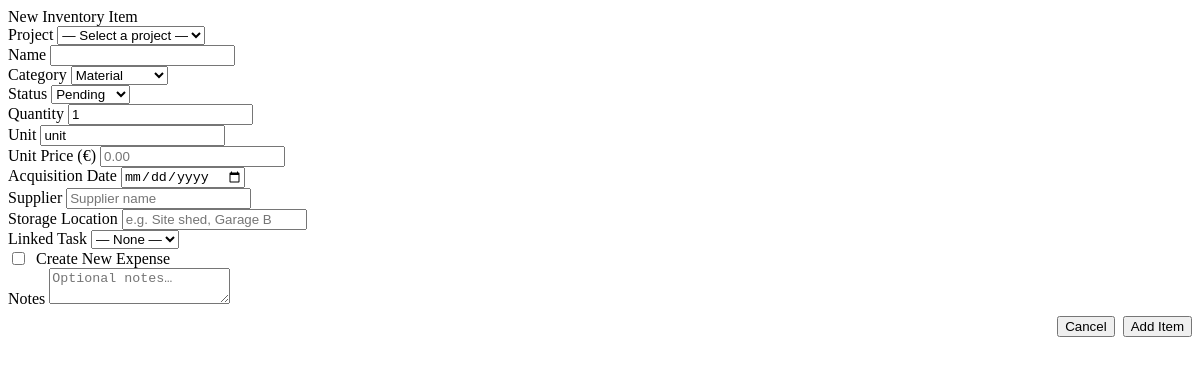
The page /inventory/1/edit on the database as committed earlier.
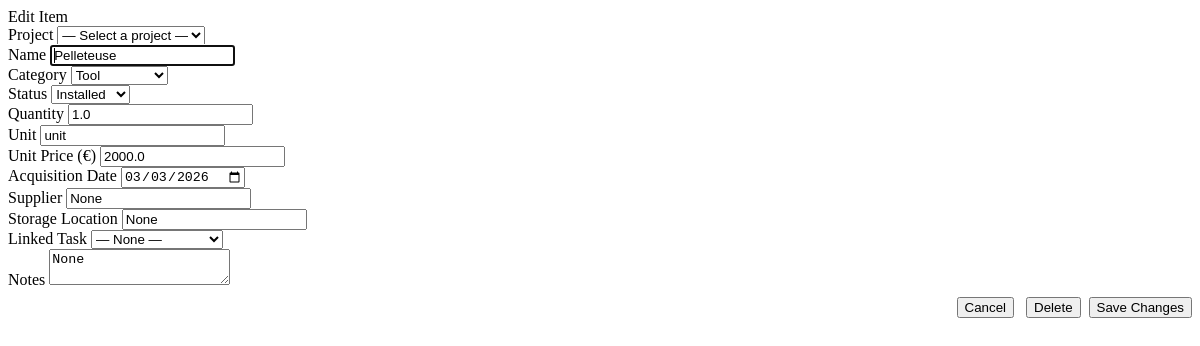
The same page on the database as committed later.
### app/models/models.py (models this page shows, shortened)
class InventoryItemBase(SQLModel):
    name: str
    category: str = "material"  # material | tool | appliance | consumable
    quantity: float = 0.0
    unit: str = "unit"
    unit_price: float = 0.0
    status: str = "pending"  # pending | ordered | delivered | installed
    supplier: Optional[str] = None
    acquisition_date: Optional[date] = None
    storage: Optional[str] = None
    notes: Optional[str] = None

class InventoryItem(InventoryItemBase, table=True):
    id: Optional[int] = Field(default=None, primary_key=True)
    project_id: Optional[int] = Field(foreign_key="project.id")
    zone_id: Optional[int] = Field(default=None, foreign_key="zone.id")
    linked_task_id: Optional[int] = Field(default=None, foreign_key="task.id")
    created_at: datetime = Field(default_factory=datetime.utcnow)
    project: Optional[Project] = Relationship(back_populates="inventory_items")
    zone: Optional[Zone] = Relationship(back_populates="inventory_items")
    linked_task: Optional[Task] = Relationship(back_populates="inventory_items")

### app/routers/pages.py (the view)
@router.get("/inventory/{item_id}/edit")
async def inventory_edit_modal(
    item_id: int,
    request: Request,
    session: AsyncSession = Depends(get_session),
):
    item = await session.get(InventoryItem, item_id)
    task_r = await session.execute(select(Task))
    tasks = task_r.scalars().all()
    return templates.TemplateResponse(
        "partials/inventory_modal.html",
        {
            "request": request,
            "item": item,
            "projects": [],
            "tasks": tasks,
            "default_project_id": None,
        },
    )

### app/templates/partials/inventory_modal.html (shortened to what this page needs)
<div class="modal-backdrop">
  <div class="modal">
    <div class="modal-title">{{ "Edit Item" if item else "New Inventory Item" }}</div>
    <form method="post" action="{{ '/inventory/' + item.id|string + '/edit' if item else '/inventory/new' }}">
      <div class="form-group">
        <label>Project</label>
        <select name="project_id">
          <option value="">— Select a project —</option>
        </select>
      </div>
      <div class="form-group">
        <label>Name</label>
        <input name="name" value="{{ item.name if item else '' }}" required autofocus>
      </div>
      <div class="form-row">
        <div class="form-group">
          <label>Category</label>
          <select name="category">
            {% for c in ['material','tool','appliance','consumable'] %}
            <option value="{{ c }}" {{ 'selected' if item and item.category == c or (not item and c == 'material') }}>{{ c.capitalize() }}</option>
            {% endfor %}
          </select>
        </div>
        <div class="form-group">
          <label>Status</label>
          <select name="status">
            {% for s in ['pending','ordered','delivered','installed'] %}
            <option value="{{ s }}" {{ 'selected' if item and item.status == s or (not item and s == 'pending') }}>{{ s.capitalize() }}</option>
            {% endfor %}
          </select>
        </div>
      </div>
      <div class="form-row">
        <div class="form-group">
          <label>Quantity</label>
          <input type="number" step="0.01" name="quantity" value="{{ item.quantity if item else 1 }}" min="0">
        </div>
        <div class="form-group">
          <label>Unit</label>
          <input name="unit" value="{{ item.unit if item else 'unit' }}" placeholder="unit, m², kg, L…">
        </div>
      </div>
      <div class="form-row">
        <div class="form-group">
          <label>Unit Price (€)</label>
          <input type="number" step="0.01" name="unit_price" value="{{ item.unit_price if item and item.unit_price is not none else '' }}" min="0" placeholder="0.00">
        </div>
        <div class="form-group">
          <label>Acquisition Date</label>
          <input type="date" name="acquisition_date" value="{{ item.acquisition_date if item and item.acquisition_date else '' }}">
        </div>
      </div>
      <div class="form-row">
        <div class="form-group">
          <label>Supplier</label>
          <input name="supplier" value="{{ item.supplier if item else '' }}" placeholder="Supplier name">
        </div>
        <div class="form-group">
          <label>Storage Location</label>
          <input name="storage" value="{{ item.storage if item else '' }}" placeholder="e.g. Site shed, Garage B">
        </div>
      </div>
      <div class="form-group">
        <label>Linked Task</label>
        <select name="linked_task_id">
          <option value="">— None —</option>
        </select>
      </div>
      {% if not item %}
      <div class="form-group">
        <label style="display:flex;align-items:center;gap:0.5rem;text-transform:none;letter-spacing:0;color:var(--text);cursor:pointer">
        <input type="checkbox" name="bNewExpense" style="width:auto">
        <span>Create New Expense</span>
        </label>
      </div>
      {% endif %}
      <div class="form-group">
        <label>Notes</label>
        <textarea name="notes" placeholder="Optional notes…">{{ item.notes if item else '' }}</textarea>
      </div>
      <div style="display:flex;gap:0.5rem;justify-content:flex-end;margin-top:0.5rem">
        <button type="button" class="btn btn-secondary" onclick="closeModal()">Cancel</button>
        {% if item %}
        <button class="btn btn-danger btn-sm"
          hx-delete="/inventory/{{ item.id }}"
          hx-confirm="Delete {{ item.name }}?"
          hx-target="this"
          hx-swap="outerHTML"
          style="margin-left:0.25rem">Delete
        </button>
        {% endif %}
        <button type="submit" class="btn btn-primary">{{ "Save Changes" if item else "Add Item" }}</button>
      </div>
    </form>
  </div>
</div>

Rows that differ between the two databases and show on the page:
added InventoryItem: name "Pelleteuse", quantity "1.0", unit "unit", unit_price "2000.0", acquisition_date "03/03/2026", supplier "None", storage "None", notes "None"
Other text that changed with them:
{{ "Edit Item" if item else "New Inventory Item" }}: "New Inventory Item" → "Edit Item"
form field category: "Material" → "Tool"
form field status: "Pending" → "Installed"
{{ "Save Changes" if item else "Add Item" }}: "Add Item" → "Save Changes"
form field quantity: "1" → (not shown)
form field unit: "unit" → (not shown)
form field bNewExpense: "☐" → (not shown)
text no longer shown: "Create New Expense"
text now shown: "Delete"
